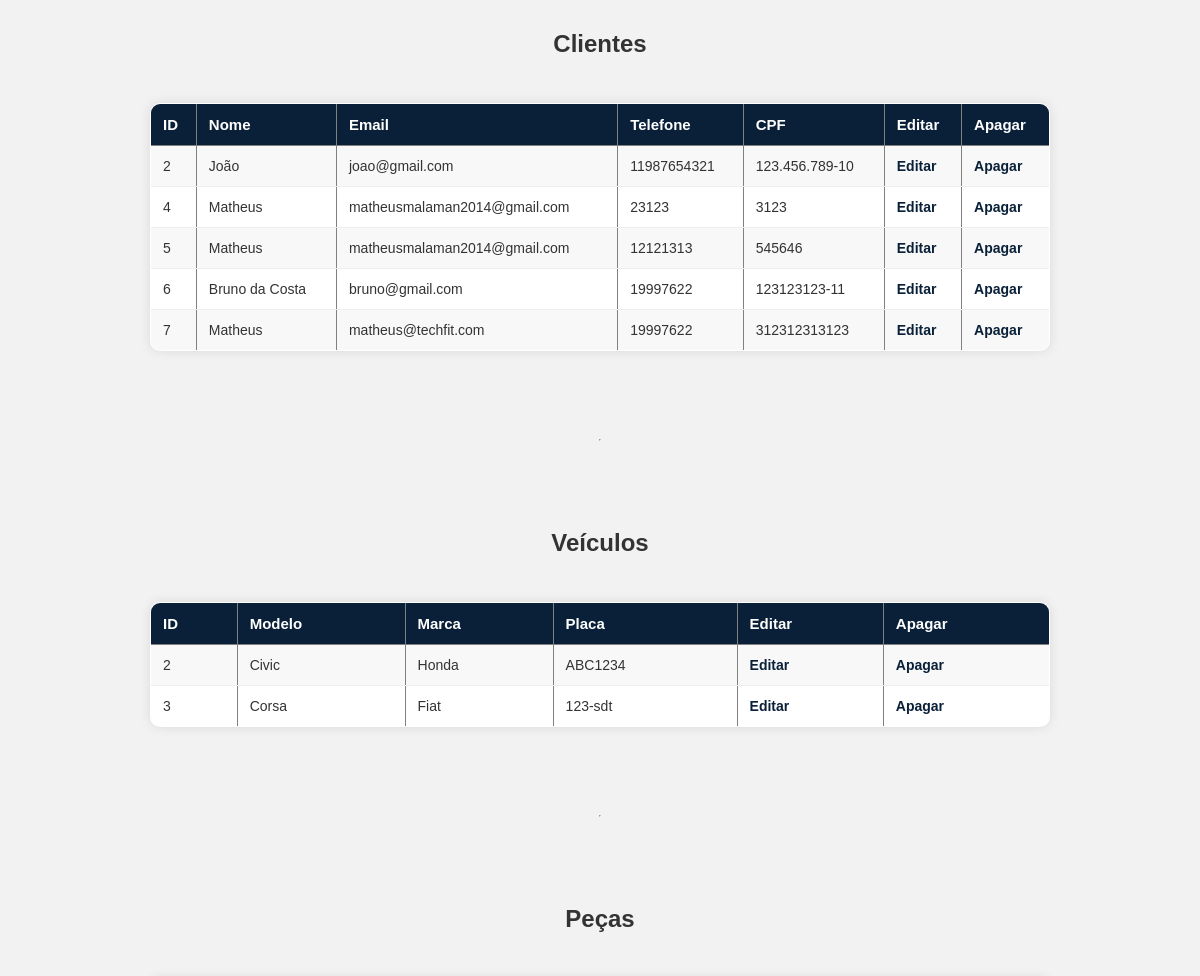
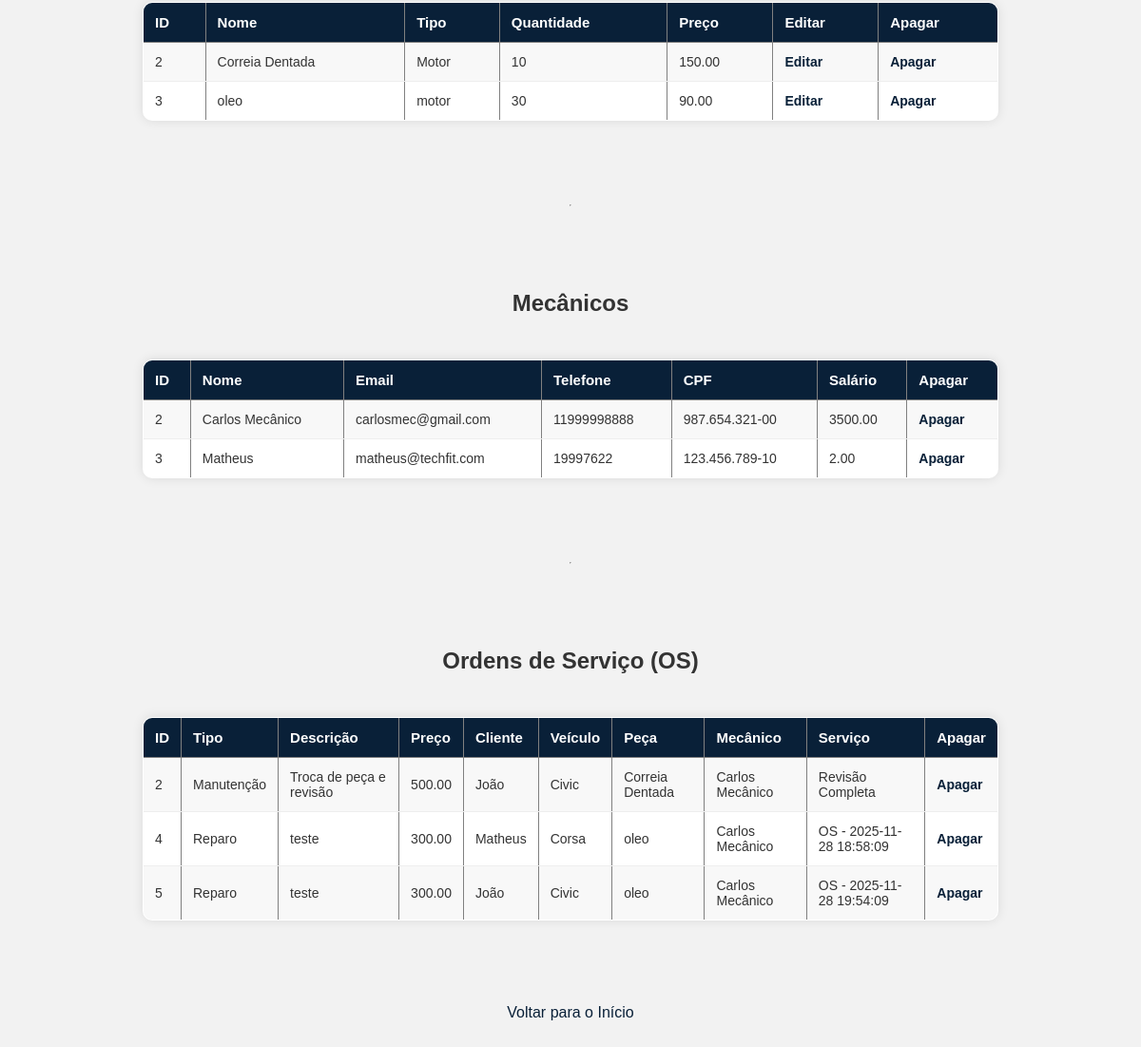
The app's page /listar.php with its own data (2 pictures, top to bottom).
### tables this page shows
CREATE TABLE `clientes` (
  `nome_cliente` varchar(100) NOT NULL,
  `id_cliente` int NOT NULL AUTO_INCREMENT,
  `email_cliente` varchar(100) DEFAULT NULL,
  `telefone_cliente` varchar(14) NOT NULL,
  `CPF_cliente` varchar(14) NOT NULL,
  PRIMARY KEY (`id_cliente`)
);

CREATE TABLE `veiculos` (
  `id_veiculo` int NOT NULL AUTO_INCREMENT,
  `ano_veiculo` year NOT NULL,
  `marca_veiculo` varchar(100) NOT NULL,
  `modelo_veiculo` varchar(100) NOT NULL,
  `cor_veiculo` varchar(100) NOT NULL,
  `placa_veiculo` varchar(7) NOT NULL,
  PRIMARY KEY (`id_veiculo`)
);

CREATE TABLE `pecas` (
  `id_peca` int NOT NULL AUTO_INCREMENT,
  `qtde_peca` int NOT NULL,
  `tipo_peca` varchar(100) NOT NULL,
  `nome_peca` varchar(100) NOT NULL,
  `preco_peca` decimal(10,2) NOT NULL,
  PRIMARY KEY (`id_peca`)
);

CREATE TABLE `mecanicos` (
  `nome_mecanico` varchar(100) NOT NULL,
  `id_mecanico` int NOT NULL AUTO_INCREMENT,
  `email_mecanico` varchar(100) NOT NULL,
  `telefone_mecanico` varchar(14) NOT NULL,
  `CPF_mecanico` varchar(14) NOT NULL,
  `salario_mecanico` decimal(10,2) NOT NULL,
  PRIMARY KEY (`id_mecanico`)
);

CREATE TABLE `os` (
  `tipo_os` varchar(100) NOT NULL,
  `data_termino_os` datetime NOT NULL,
  `descricao_os` varchar(100) NOT NULL,
  `id_os` int NOT NULL AUTO_INCREMENT,
  `preco_os` decimal(10,2) NOT NULL,
  `data_incio_os` datetime DEFAULT NULL,
  `id_cliente` int NOT NULL,
  `id_veiculo` int NOT NULL,
  `id_peca` int DEFAULT NULL,
  `id_mecanico` int NOT NULL,
  `id_servico` int NOT NULL,
  PRIMARY KEY (`id_os`),
  KEY `id_cliente` (`id_cliente`),
  KEY `id_veiculo` (`id_veiculo`),
  KEY `id_mecanico` (`id_mecanico`),
  KEY `id_servico` (`id_servico`),
  KEY `id_peca` (`id_peca`),
  CONSTRAINT `os_ibfk_1` FOREIGN KEY (`id_cliente`) REFERENCES `clientes` (`id_cliente`),
  CONSTRAINT `os_ibfk_2` FOREIGN KEY (`id_veiculo`) REFERENCES `veiculos` (`id_veiculo`),
  CONSTRAINT `os_ibfk_3` FOREIGN KEY (`id_peca`) REFERENCES `pecas` (`id_peca`),
  CONSTRAINT `os_ibfk_4` FOREIGN KEY (`id_mecanico`) REFERENCES `mecanicos` (`id_mecanico`),
  CONSTRAINT `os_ibfk_5` FOREIGN KEY (`id_servico`) REFERENCES `servicos` (`id_servico`),
  CONSTRAINT `os_ibfk_6` FOREIGN KEY (`id_peca`) REFERENCES `pecas` (`id_peca`)
);

CREATE TABLE `servicos` (
  `tipo_servico` varchar(100) DEFAULT NULL,
  `preco_servico` decimal(10,2) NOT NULL,
  `descricao_servico` varchar(100) DEFAULT NULL,
  `nome_servico` varchar(100) NOT NULL,
  `id_servico` int NOT NULL AUTO_INCREMENT,
  PRIMARY KEY (`id_servico`)
);

### listar.php (the view, shortened to what this page needs)
<!DOCTYPE html>
<html lang="pt-br">
<head>
    <link rel="stylesheet" href="style.css">
</head>
<body>
<?php
$conn = new mysqli("localhost", "root", "senaisp", "Oficina_Malaman");
$resultClientes = $conn->query("SELECT * FROM Clientes");
echo "<h2>Clientes</h2>";
echo "<table border='1'>";
echo "<tr><th>ID</th><th>Nome</th><th>Email</th><th>Telefone</th><th>CPF</th><th>Editar</th><th>Apagar</th></tr>";
while ($row = $resultClientes->fetch_assoc()) {
    echo "<tr>
            <td>{$row['id_cliente']}</td>
            <td>{$row['nome_cliente']}</td>
            <td>{$row['email_cliente']}</td>
            <td>{$row['telefone_cliente']}</td>
            <td>{$row['CPF_cliente']}</td>
            <td><a href='editar.php?id={$row['id_cliente']}&tabela=clientes'>Editar</a></td>
            <td><a href='deletar.php?id={$row['id_cliente']}&tabela=clientes'>Apagar</a></td>
          </tr>";
}
echo "</table>";
echo "<br><hr><br>";
$resultVeiculos = $conn->query("SELECT * FROM Veiculos");
echo "<h2>Veículos</h2>";
echo "<table border='1'>";
echo "<tr><th>ID</th><th>Modelo</th><th>Marca</th><th>Placa</th><th>Editar</th><th>Apagar</th></tr>";
while ($row = $resultVeiculos->fetch_assoc()) {
    echo "<tr>
            <td>{$row['id_veiculo']}</td>
            <td>{$row['modelo_veiculo']}</td>
            <td>{$row['marca_veiculo']}</td>
            <td>{$row['placa_veiculo']}</td>
            <td><a href='editar.php?id={$row['id_veiculo']}&tabela=veiculos'>Editar</a></td>
            <td><a href='deletar.php?id={$row['id_veiculo']}&tabela=veiculos'>Apagar</a></td>
          </tr>";
}
echo "</table>";
echo "<br><hr><br>";
$resultPecas = $conn->query("SELECT * FROM Pecas");
echo "<h2>Peças</h2>";
echo "<table border='1'>";
echo "<tr><th>ID</th><th>Nome</th><th>Tipo</th><th>Quantidade</th><th>Preço</th><th>Editar</th><th>Apagar</th></tr>";
while ($row = $resultPecas->fetch_assoc()) {
    echo "<tr>
            <td>{$row['id_peca']}</td>
            <td>{$row['nome_peca']}</td>
            <td>{$row['tipo_peca']}</td>
            <td>{$row['qtde_peca']}</td>
            <td>{$row['preco_peca']}</td>
            <td><a href='editar.php?id={$row['id_peca']}&tabela=pecas'>Editar</a></td>
            <td><a href='deletar.php?id={$row['id_peca']}&tabela=pecas' onclick=\"return confirm('Confirma exclusão desta peça?');\">Apagar</a></td>
          </tr>";
}
echo "</table>";
echo "<br><hr><br>";
$resultMecanicos = $conn->query("SELECT * FROM Mecanicos");
echo "<h2>Mecânicos</h2>";
echo "<table border='1'>";
echo "<tr><th>ID</th><th>Nome</th><th>Email</th><th>Telefone</th><th>CPF</th><th>Salário</th><th>Apagar</th></tr>";
while ($row = $resultMecanicos->fetch_assoc()) {
    echo "<tr>
            <td>{$row['id_mecanico']}</td>
            <td>{$row['nome_mecanico']}</td>
            <td>{$row['email_mecanico']}</td>
            <td>{$row['telefone_mecanico']}</td>
            <td>{$row['CPF_mecanico']}</td>
            <td>{$row['salario_mecanico']}</td>
            <td><a href='deletar.php?id={$row['id_mecanico']}&tabela=mecanicos' onclick=\"return confirm('Confirma exclusão deste mecânico?');\">Apagar</a></td>
          </tr>";
}
echo "</table>";
echo "<br><hr><br>";
$sqlOS = "SELECT OS.id_os, OS.tipo_os, OS.descricao_os, OS.preco_os, Clientes.nome_cliente AS cliente,
          Veiculos.modelo_veiculo AS veiculo, Pecas.nome_peca AS peca, Mecanicos.nome_mecanico AS mecanico,
          Servicos.nome_servico AS servico
          FROM OS
          LEFT JOIN Clientes ON OS.id_cliente = Clientes.id_cliente
          LEFT JOIN Veiculos ON OS.id_veiculo = Veiculos.id_veiculo
          LEFT JOIN Pecas ON OS.id_peca = Pecas.id_peca
          LEFT JOIN Mecanicos ON OS.id_mecanico = Mecanicos.id_mecanico
          LEFT JOIN Servicos ON OS.id_servico = Servicos.id_servico";
$resultOS = $conn->query($sqlOS);
echo "<h2>Ordens de Serviço (OS)</h2>";
echo "<table border='1'>";
echo "<tr><th>ID</th><th>Tipo</th><th>Descrição</th><th>Preço</th><th>Cliente</th><th>Veículo</th><th>Peça</th><th>Mecânico</th><th>Serviço</th><th>Apagar</th></tr>";
while ($row = $resultOS->fetch_assoc()) {
    echo "<tr>
            <td>{$row['id_os']}</td>
            <td>{$row['tipo_os']}</td>
            <td>{$row['descricao_os']}</td>
            <td>{$row['preco_os']}</td>
            <td>{$row['cliente']}</td>
            <td>{$row['veiculo']}</td>
            <td>{$row['peca']}</td>
            <td>{$row['mecanico']}</td>
            <td>{$row['servico']}</td>
            <td><a href='deletar.php?id={$row['id_os']}&tabela=os' onclick=\"return confirm('Confirma exclusão desta OS?');\">Apagar</a></td>
          </tr>";
}
echo "</table>";
echo "<br><a href='oficina.html'>Voltar para o Início</a>";
?>
</body>
</html>

### style.css (style rules this page uses)
* { margin: 0; padding: 0; box-sizing: border-box; font-family: Arial, sans-serif; }
body { background: #f2f2f2; padding: 30px 10px; display: flex; flex-direction: column; align-items: center; gap: 35px; }
h2 { font-size: 24px; color: #333; text-align: center; margin-bottom: 10px; }
a { text-decoration: none; color: #092038; transition: 0.2s; }
table { width: 95%; max-width: 900px; border-collapse: collapse; background: #fff; border-radius: 10px; overflow: hidden; box-shadow: 0 0 12px rgba(0,0,0,0.1); }
table th { background: #092038; color: white; padding: 12px; text-align: left; font-size: 15px; }
table td { padding: 12px; border-bottom: 1px solid #eee; font-size: 14px; color: #333; }
table tr:nth-child(even) { background: #f8f8f8; }
table a { color: #092038; font-weight: bold; }

### records on screen
clientes: id_cliente "2", nome_cliente "João", email_cliente "joao@gmail.com", telefone_cliente "11987654321", CPF_cliente "123.456.789-10"
clientes: id_cliente "4", nome_cliente "Matheus", email_cliente "matheusmalaman2014@gmail.com", telefone_cliente "23123", CPF_cliente "3123"
clientes: id_cliente "5", nome_cliente "Matheus", email_cliente "matheusmalaman2014@gmail.com", telefone_cliente "12121313", CPF_cliente "545646"
clientes: id_cliente "6", nome_cliente "Bruno da Costa", email_cliente "bruno@gmail.com", telefone_cliente "19997622", CPF_cliente "123123123-11"
clientes: id_cliente "7", nome_cliente "Matheus", email_cliente "matheus@techfit.com", telefone_cliente "19997622", CPF_cliente "312312313123"
veiculos: id_veiculo "2", modelo_veiculo "Civic", marca_veiculo "Honda", placa_veiculo "ABC1234"
veiculos: id_veiculo "3", modelo_veiculo "Corsa", marca_veiculo "Fiat", placa_veiculo "123-sdt"
pecas: id_peca "2", nome_peca "Correia Dentada", tipo_peca "Motor", qtde_peca "10", preco_peca "150.00"
pecas: id_peca "3", nome_peca "oleo", tipo_peca "motor", qtde_peca "30", preco_peca "90.00"
mecanicos: id_mecanico "2", nome_mecanico "Carlos Mecânico", email_mecanico "carlosmec@gmail.com", telefone_mecanico "11999998888", CPF_mecanico "987.654.321-00", salario_mecanico "3500.00"
mecanicos: id_mecanico "3", nome_mecanico "Matheus", email_mecanico "matheus@techfit.com", telefone_mecanico "19997622", CPF_mecanico "123.456.789-10", salario_mecanico "2.00"
os: id_os "2", tipo_os "Manutenção", descricao_os "Troca de peça e revisão", preco_os "500.00", id_cliente.nome_cliente "João", id_veiculo.modelo_veiculo "Civic", id_peca.nome_peca "Correia Dentada", id_mecanico.nome_mecanico "Carlos Mecânico", id_servico.nome_servico "Revisão Completa"
os: id_os "4", tipo_os "Reparo", descricao_os "teste", preco_os "300.00", id_cliente.nome_cliente "Matheus", id_veiculo.modelo_veiculo "Corsa", id_peca.nome_peca "oleo", id_mecanico.nome_mecanico "Carlos Mecânico", id_servico.nome_servico "OS - 2025-11-28 18:58:09"
os: id_os "5", tipo_os "Reparo", descricao_os "teste", preco_os "300.00", id_cliente.nome_cliente "João", id_veiculo.modelo_veiculo "Civic", id_peca.nome_peca "oleo", id_mecanico.nome_mecanico "Carlos Mecânico", id_servico.nome_servico "OS - 2025-11-28 19:54:09"
